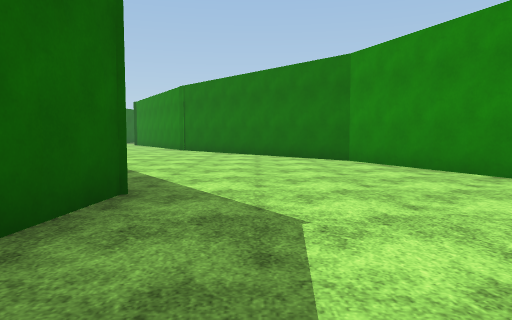
[1] (above)

21 first-person views from a walk through a scene from a Unity 3-D project. The camera is 1.2 m above the floor, tilts 4° down and sees 70° across. The floor is counted in squares, 2 m on a side. Each view is taken from the middle of a square. On the plan, view 1 faces up. The plan holds only what a view shows up to about 10 squares ahead; the rest is blank. The place goes on beyond the plan. The terrain is drawn as flat ground. The player is left out. Surface patterns are stand-ins for the level's own textures.

[2]
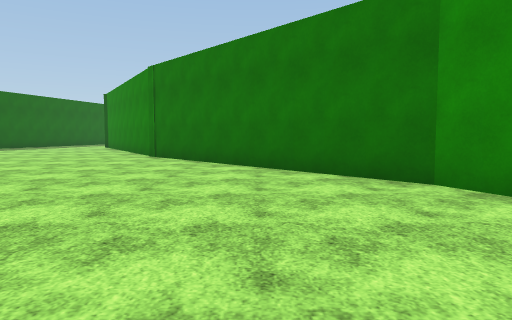

[3]
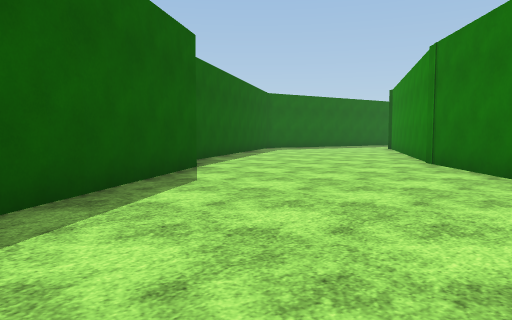

[4]
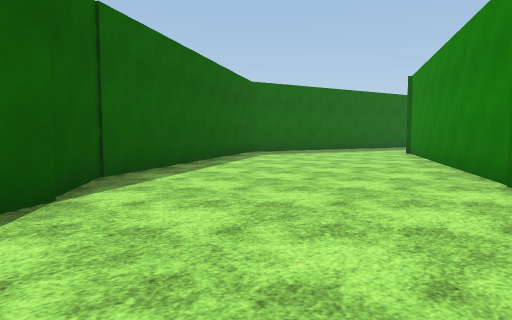

[5]
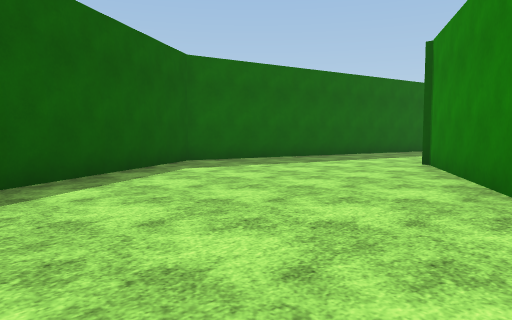

[6]
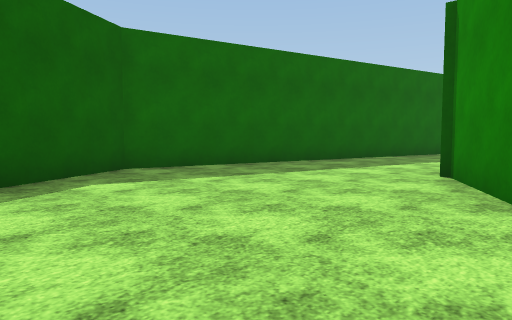

[7]
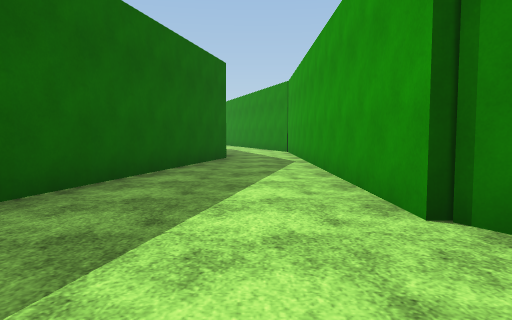

[8]
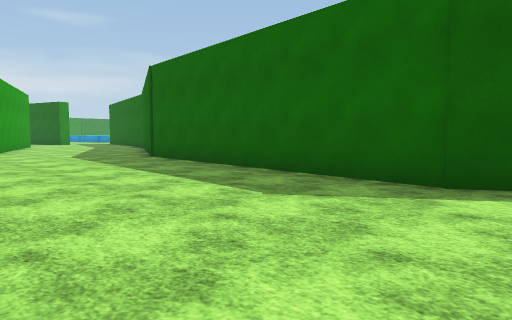

[9]
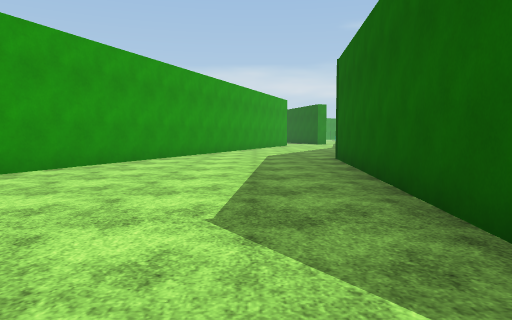

[10]
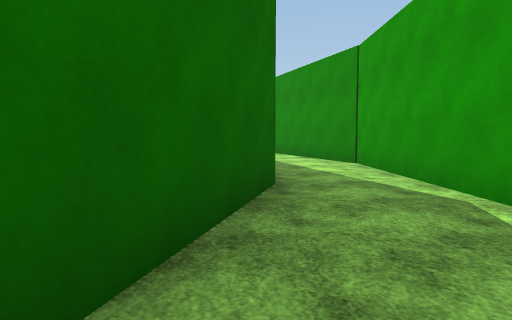

[11]
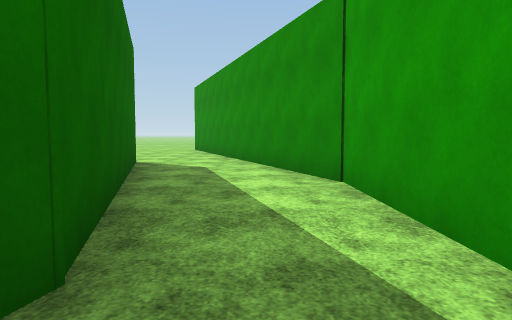

[12]
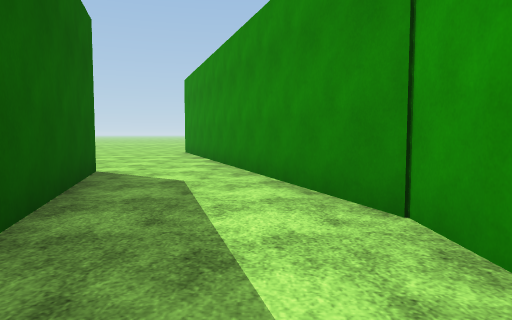

[13]
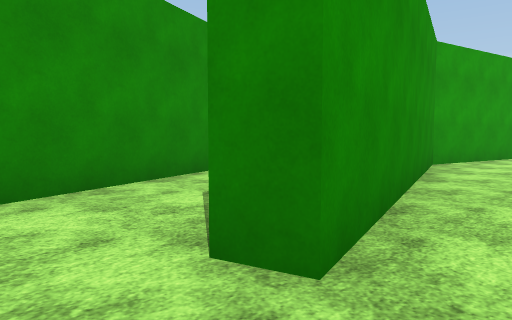

[14]
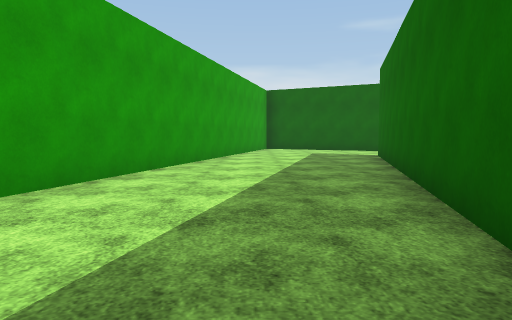

[15]
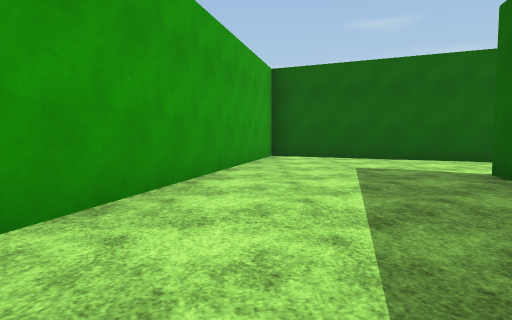

[16]
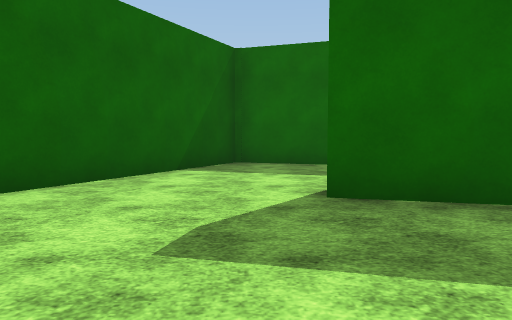

[17]
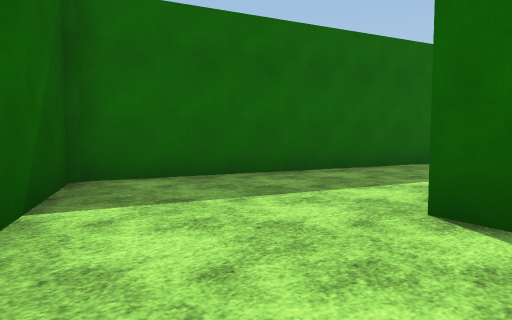

[18]
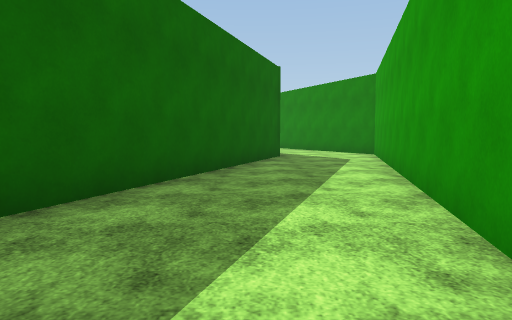

[19]
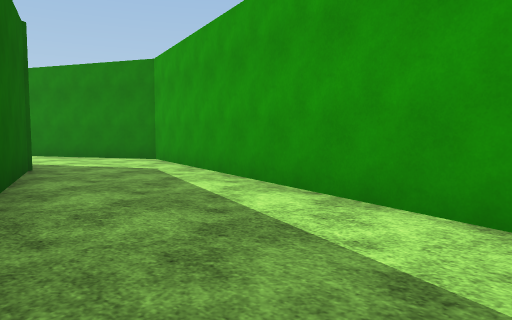

[20]
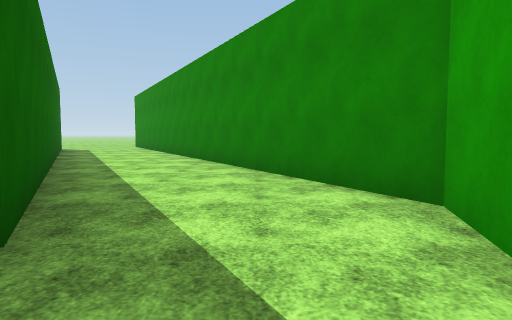

[21]
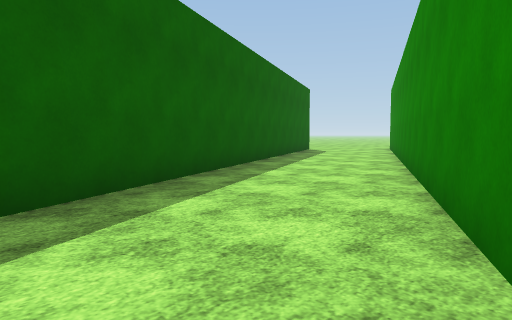

### Floor plan
Points are (right, up) in squares from view 1. A wall is a line through its corners. A room is listed if a view was taken in it or the views show most of it. See-through windows are left out.
Room 1 (views 1, 2, 3, 4, 5, 6, 7, 8, 9, 10)
walls: (-5.6, 10) (-3.2, 6.5); (-2.6, 13.6) (-6.7, 20.5); (-7.2, 11.1) (-5.8, 10.1); (-1.7, 4.2) (-1.3, 3.7) (-2, -3.9); (3.5, 4.9) (2.1, 8.3) (-2.9, 14); (-10.8, 18) (-7.3, 11); (-6.8, 20.4) (-6.8, 24.6); (2, -5.1) (3.5, -1.3); (-9.4, 24.8) (-11.1, 17.8)
ways out: opening at (-8, 24) to room 2
Room 2 (views 11, 12)
walls: (-11.1, 33.8) (-10.6, 33.9) (-8.8, 27.4) (-9.4, 24.8); (-6.8, 24.6) (-6.9, 30.5) (-8.7, 35.6)
ways out: opening at (-8, 24) to room 1; opening at (-10.5, 34.5) to room 3
Room 3 (views 13, 14, 15, 16, 17, 18, 19, 20, 21)
walls: (-13.3, 28.1) (-15.5, 19.7) (-16, 19.8); (-15.8, 20.8) (-13.4, 30) (-16.2, 35.5); (-19.7, 35.5) (-16.4, 29) (-19.9, 18.6) (-12.8, 14.9); (-12.4, 14.9) (-9.4, 27.4) (-11.1, 33.8)
ways out: opening at (-10.5, 34.5) to room 2

Positions as (right, up) in squares from view 1, and headings:
1: (0, 0), facing up
2: (0, 4), facing up
3: (0, 6), facing up-left
4: (-2, 9), facing up-left
5: (-4, 13), facing up-left
6: (-5, 15), facing up-left
7: (-8, 18), facing up
8: (3, 5), facing down-left
9: (0, 5), facing down
10: (-9, 23), facing up
11: (-8, 26), facing up
12: (-8, 28), facing up
13: (-12, 35), facing down-right
14: (-12, 30), facing down
15: (-12, 25), facing down
16: (-12, 19), facing left
17: (-15, 17), facing up-left
18: (-17, 19), facing up
19: (-18, 22), facing up-right
20: (-15, 27), facing up
21: (-14, 30), facing up-left
